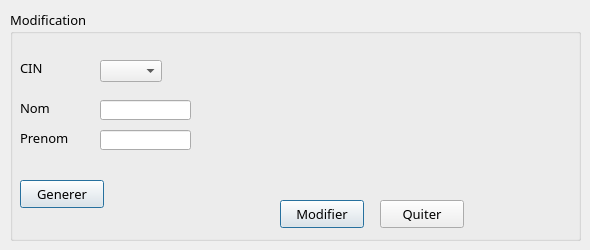
      <widget class="QWidget" name="tab_5">
       <attribute name="title">
        <string>Modifier</string>
       </attribute>
       <widget class="QGroupBox" name="groupBox_4">
        <property name="geometry">
         <rect>
          <x>10</x>
          <y>10</y>
          <width>571</width>
          <height>231</height>
         </rect>
        </property>
        <property name="font">
         <font>
          <family>MS Reference Sans Serif</family>
          <pointsize>10</pointsize>
          <weight>50</weight>
          <bold>false</bold>
         </font>
        </property>
        <property name="title">
         <string>Modification</string>
        </property>
        <widget class="QLabel" name="label_36">
         <property name="geometry">
          <rect>
           <x>10</x>
           <y>50</y>
           <width>71</width>
           <height>16</height>
          </rect>
         </property>
         <property name="text">
          <string>CIN</string>
         </property>
        </widget>
        <widget class="QLineEdit" name="lineEdit_nom_modif">
         <property name="geometry">
          <rect>
           <x>90</x>
           <y>90</y>
           <width>91</width>
           <height>20</height>
          </rect>
         </property>
        </widget>
        <widget class="QLabel" name="label_37">
         <property name="geometry">
          <rect>
           <x>10</x>
           <y>90</y>
           <width>71</width>
           <height>16</height>
          </rect>
         </property>
         <property name="text">
          <string>Nom</string>
         </property>
        </widget>
        <widget class="QPushButton" name="modifier">
         <property name="geometry">
          <rect>
           <x>270</x>
           <y>190</y>
           <width>84</width>
           <height>28</height>
          </rect>
         </property>
         <property name="font">
          <font>
           <family>MS Reference Sans Serif</family>
          </font>
         </property>
         <property name="styleSheet">
          <string notr="true">QPushButton::hover
{
	background-color: qlineargradient(spread:pad, x1:0, y1:0.511, x2:1, y2:0.511, stop:0 rgba(0, 207, 179, 255),stop:1 rgb(108, 135, 255));

}</string>
         </property>
         <property name="text">
          <string>Modifier</string>
         </property>
         <property name="default">
          <bool>true</bool>
         </property>
        </widget>
        <widget class="QLabel" name="label_38">
         <property name="geometry">
          <rect>
           <x>10</x>
           <y>120</y>
           <width>71</width>
           <height>16</height>
          </rect>
         </property>
         <property name="text">
          <string>Prenom</string>
         </property>
        </widget>
        <widget class="QLineEdit" name="lineEdit_pren_modif">
         <property name="geometry">
          <rect>
           <x>90</x>
           <y>120</y>
           <width>91</width>
           <height>20</height>
          </rect>
         </property>
        </widget>
        <widget class="QPushButton" name="quitter_modifier">
         <property name="geometry">
          <rect>
           <x>370</x>
           <y>190</y>
           <width>84</width>
           <height>28</height>
          </rect>
         </property>
         <property name="font">
          <font>
           <family>MS Reference Sans Serif</family>
          </font>
         </property>
         <property name="contextMenuPolicy">
          <enum>Qt::NoContextMenu</enum>
         </property>
         <property name="styleSheet">
          <string notr="true">QPushButton::hover
{
	background-color: qlineargradient(spread:pad, x1:0, y1:0.511, x2:1, y2:0.511, stop:0 rgba(0, 207, 179, 255),stop:1 rgb(108, 135, 255));

}</string>
         </property>
         <property name="text">
          <string>Quiter</string>
         </property>
         <property name="autoDefault">
          <bool>false</bool>
         </property>
         <property name="default">
          <bool>false</bool>
         </property>
         <property name="flat">
          <bool>false</bool>
         </property>
        </widget>
        <widget class="QComboBox" name="comboBox_1">
         <property name="geometry">
          <rect>
           <x>90</x>
           <y>50</y>
           <width>62</width>
           <height>22</height>
          </rect>
         </property>
        </widget>
        <widget class="QPushButton" name="generer1">
         <property name="geometry">
          <rect>
           <x>10</x>
           <y>170</y>
           <width>84</width>
           <height>28</height>
          </rect>
         </property>
         <property name="font">
          <font>
           <family>MS Reference Sans Serif</family>
          </font>
         </property>
         <property name="styleSheet">
          <string notr="true">QPushButton::hover
{
	background-color: qlineargradient(spread:pad, x1:0, y1:0.511, x2:1, y2:0.511, stop:0 rgba(0, 207, 179, 255),stop:1 rgb(108, 135, 255));

}</string>
         </property>
         <property name="text">
          <string>Generer</string>
         </property>
         <property name="default">
          <bool>true</bool>
         </property>
        </widget>
       </widget>
      </widget>
